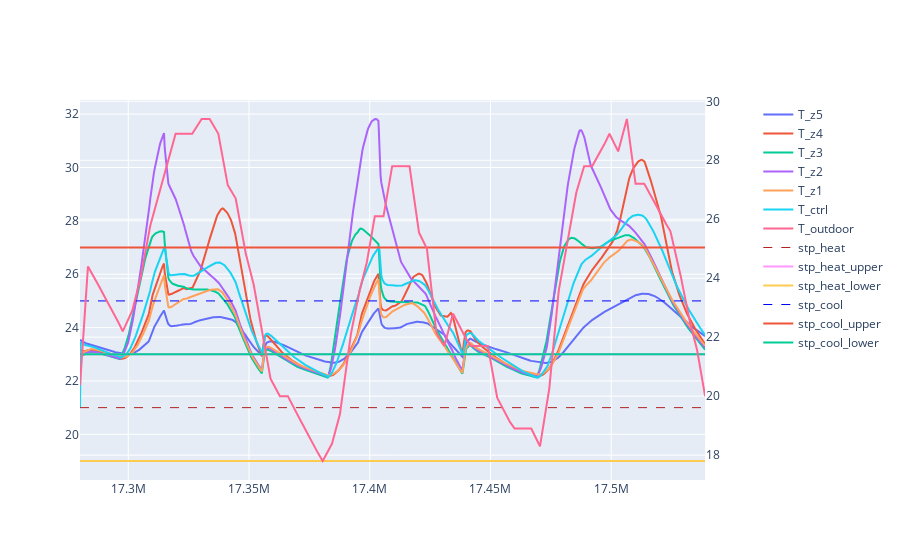
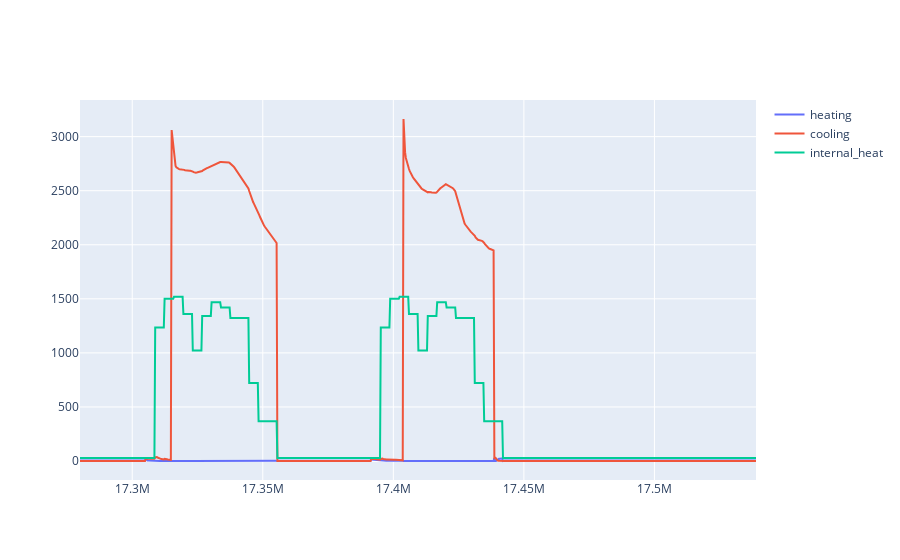
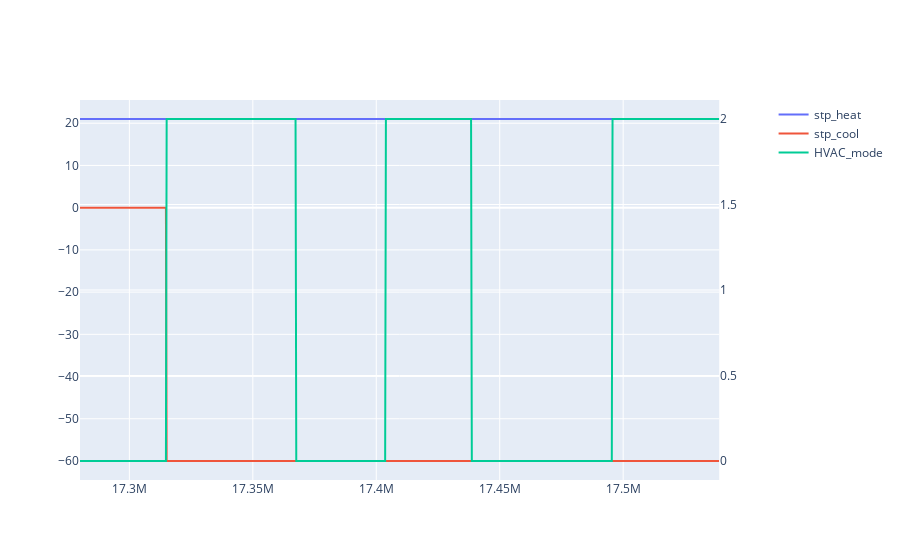

Notebook cell for these charts, in order:
### Code cell
fig = plotly.subplots.make_subplots(rows=1, cols=1, specs=[[{"secondary_y": True}]])

fig.add_trace(go.Scatter(x=df.time_seconds, y=df["FMU_SPACE5_1_Zone_Air_Temperature"], mode='lines',name='T_z5'), row=1, col=1, secondary_y=False)
fig.add_trace(go.Scatter(x=df.time_seconds, y=df["FMU_SPACE4_1_Zone_Air_Temperature"], mode='lines',name='T_z4'), row=1, col=1, secondary_y=False)
fig.add_trace(go.Scatter(x=df.time_seconds, y=df["FMU_SPACE3_1_Zone_Air_Temperature"], mode='lines',name='T_z3'), row=1, col=1, secondary_y=False)
fig.add_trace(go.Scatter(x=df.time_seconds, y=df["FMU_SPACE2_1_Zone_Air_Temperature"], mode='lines',name='T_z2'), row=1, col=1, secondary_y=False)
fig.add_trace(go.Scatter(x=df.time_seconds, y=df["FMU_SPACE1_1_Zone_Air_Temperature"], mode='lines',name='T_z1'), row=1, col=1, secondary_y=False)
fig.add_trace(go.Scatter(x=df.time_seconds, y=df["t_ctrl"], mode='lines',name='T_ctrl'), row=1, col=1, secondary_y=False)

fig.add_trace(go.Scatter(
    x=df.time_seconds, y=df["FMU_Environment_Site_Outdoor_Air_Drybulb_Temperature"], mode='lines',name='T_outdoor')
              , row=1, col=1, secondary_y=True)

fig.add_trace(go.Scatter(x=df.time_seconds, y=df["stp_heat"],
                         mode='lines',
                         line=dict(color='firebrick', width=1,dash='dash'),
                         name='stp_heat'), row=1, col=1, secondary_y=False)
fig.add_trace(go.Scatter(x=df.time_seconds, y=df["stp_heat"] + df["deadband"], mode='lines',name='stp_heat_upper'), row=1, col=1, secondary_y=False)
fig.add_trace(go.Scatter(x=df.time_seconds, y=df["stp_heat"] - df["deadband"], mode='lines',name='stp_heat_lower'), row=1, col=1, secondary_y=False)

fig.add_trace(go.Scatter(x=df.time_seconds, y=df["stp_cool"],
                         mode='lines',
                         line=dict(color='blue', width=1,dash='dash'),
                         name='stp_cool'), row=1, col=1, secondary_y=False)
fig.add_trace(go.Scatter(x=df.time_seconds, y=df["stp_cool"] + df["deadband"], mode='lines',name='stp_cool_upper'), row=1, col=1, secondary_y=False)
fig.add_trace(go.Scatter(x=df.time_seconds, y=df["stp_cool"] - df["deadband"], mode='lines',name='stp_cool_lower'), row=1, col=1, secondary_y=False)

fig.show()

fig = plotly.subplots.make_subplots(rows=1, cols=1)
fig.add_trace(go.Scatter(x=df.time_seconds, y=df["total_heating"], mode='lines',name='heating'), row=1, col=1)
fig.add_trace(go.Scatter(x=df.time_seconds, y=df["total_cooling"], mode='lines',name='cooling'), row=1, col=1)
fig.add_trace(go.Scatter(x=df.time_seconds, y=df["total_internal_heat"], mode='lines',name='internal_heat'), row=1, col=1)

fig.show()
fig = plotly.subplots.make_subplots(rows=1, cols=1, specs=[[{"secondary_y": True}]])
fig.add_trace(go.Scatter(x=df.time_seconds, y=df["FMU_SPACE1_1_Zone_Thermostat_Heating_Setpoint_Temperature"], mode='lines',name='stp_heat'), row=1, col=1, secondary_y=False)
fig.add_trace(go.Scatter(x=df.time_seconds, y=df["FMU_SPACE1_1_Zone_Thermostat_Cooling_Setpoint_Temperature"], mode='lines',name='stp_cool'), row=1, col=1, secondary_y=False)
fig.add_trace(go.Scatter(x=df.time_seconds, y=df["HVAC_mode"], mode='lines',name='HVAC_mode'), row=1, col=1, secondary_y=True)
fig.show()
# fig.update_layout(height=800, width=1000, title_text="Simulation results")

### Figure 1 — Plotly figure (JSON) as saved in the notebook; plotly's stock layout.template omitted (floating-point values rounded to 4 significant figures; data arrays with more than 128 entries replaced by an {"elided": "..."} marker saying what was removed)
{"data": [{"mode": "lines", "name": "T_z5", "type": "scatter", "x": {"elided": "864 int values"}, "xaxis": "x", "y": {"elided": "864 float values"}, "yaxis": "y"}, {"mode": "lines", "name": "T_z4", "type": "scatter", "x": {"elided": "864 int values"}, "xaxis": "x", "y": {"elided": "864 float values"}, "yaxis": "y"}, {"mode": "lines", "name": "T_z3", "type": "scatter", "x": {"elided": "864 int values"}, "xaxis": "x", "y": {"elided": "864 float values"}, "yaxis": "y"}, {"mode": "lines", "name": "T_z2", "type": "scatter", "x": {"elided": "864 int values"}, "xaxis": "x", "y": {"elided": "864 float values"}, "yaxis": "y"}, {"mode": "lines", "name": "T_z1", "type": "scatter", "x": {"elided": "864 int values"}, "xaxis": "x", "y": {"elided": "864 float values"}, "yaxis": "y"}, {"mode": "lines", "name": "T_ctrl", "type": "scatter", "x": {"elided": "864 int values"}, "xaxis": "x", "y": {"elided": "864 float values"}, "yaxis": "y"}, {"mode": "lines", "name": "T_outdoor", "type": "scatter", "x": {"elided": "864 int values"}, "xaxis": "x", "y": {"elided": "864 float values"}, "yaxis": "y2"}, {"line": {"color": "firebrick", "dash": "dash", "width": 1}, "mode": "lines", "name": "stp_heat", "type": "scatter", "x": {"elided": "864 int values"}, "xaxis": "x", "y": {"elided": "864 int values"}, "yaxis": "y"}, {"mode": "lines", "name": "stp_heat_upper", "type": "scatter", "x": {"elided": "864 int values"}, "xaxis": "x", "y": {"elided": "864 int values"}, "yaxis": "y"}, {"mode": "lines", "name": "stp_heat_lower", "type": "scatter", "x": {"elided": "864 int values"}, "xaxis": "x", "y": {"elided": "864 int values"}, "yaxis": "y"}, {"line": {"color": "blue", "dash": "dash", "width": 1}, "mode": "lines", "name": "stp_cool", "type": "scatter", "x": {"elided": "864 int values"}, "xaxis": "x", "y": {"elided": "864 int values"}, "yaxis": "y"}, {"mode": "lines", "name": "stp_cool_upper", "type": "scatter", "x": {"elided": "864 int values"}, "xaxis": "x", "y": {"elided": "864 int values"}, "yaxis": "y"}, {"mode": "lines", "name": "stp_cool_lower", "type": "scatter", "x": {"elided": "864 int values"}, "xaxis": "x", "y": {"elided": "864 int values"}, "yaxis": "y"}], "layout": {"autosize": true, "xaxis": {"anchor": "y", "autorange": true, "domain": [0, 0.94], "range": [17280000, 17538900], "type": "linear"}, "yaxis": {"anchor": "x", "autorange": true, "domain": [0, 1], "range": [18.29, 32.53], "type": "linear"}, "yaxis2": {"anchor": "x", "autorange": true, "overlaying": "y", "range": [17.16, 30.04], "side": "right", "type": "linear"}}}

### Figure 2 — Plotly figure (JSON) as saved in the notebook; plotly's stock layout.template omitted (floating-point values rounded to 4 significant figures; data arrays with more than 128 entries replaced by an {"elided": "..."} marker saying what was removed)
{"data": [{"mode": "lines", "name": "heating", "type": "scatter", "x": {"elided": "864 int values"}, "xaxis": "x", "y": {"elided": "864 float values"}, "yaxis": "y"}, {"mode": "lines", "name": "cooling", "type": "scatter", "x": {"elided": "864 int values"}, "xaxis": "x", "y": {"elided": "864 float values"}, "yaxis": "y"}, {"mode": "lines", "name": "internal_heat", "type": "scatter", "x": {"elided": "864 int values"}, "xaxis": "x", "y": {"elided": "864 float values"}, "yaxis": "y"}], "layout": {"autosize": true, "xaxis": {"anchor": "y", "autorange": true, "domain": [0, 1], "range": [17280000, 17538900], "type": "linear"}, "yaxis": {"anchor": "x", "autorange": true, "domain": [0, 1], "range": [-175.7, 3339.0], "type": "linear"}}}

### Figure 3 — Plotly figure (JSON) as saved in the notebook; plotly's stock layout.template omitted (floating-point values rounded to 4 significant figures; data arrays with more than 128 entries replaced by an {"elided": "..."} marker saying what was removed)
{"data": [{"mode": "lines", "name": "stp_heat", "type": "scatter", "x": {"elided": "864 int values"}, "xaxis": "x", "y": {"elided": "864 float values"}, "yaxis": "y"}, {"mode": "lines", "name": "stp_cool", "type": "scatter", "x": {"elided": "864 int values"}, "xaxis": "x", "y": {"elided": "864 float values"}, "yaxis": "y"}, {"mode": "lines", "name": "HVAC_mode", "type": "scatter", "x": {"elided": "864 int values"}, "xaxis": "x", "y": {"elided": "864 int values"}, "yaxis": "y2"}], "layout": {"autosize": true, "xaxis": {"anchor": "y", "autorange": true, "domain": [0, 0.94], "range": [17280000, 17538900], "type": "linear"}, "yaxis": {"anchor": "x", "autorange": true, "domain": [0, 1], "range": [-64.5, 25.5], "type": "linear"}, "yaxis2": {"anchor": "x", "autorange": true, "overlaying": "y", "range": [-0.1111, 2.111], "side": "right", "type": "linear"}}}
